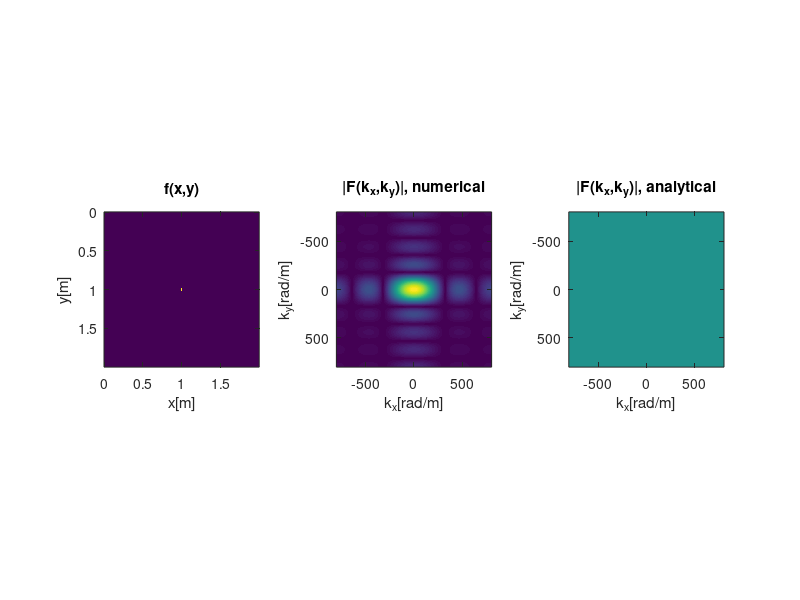

MATLAB code for this plot:
%Exercise 8.15
clear;
 
% physical size (x and y) of the calculation domain [m]
D=2;
 
% number of points in either direction
N=513;
 
% spatial sampling 'period' (cell size) in either direction [m]
dx=D/N;
dy=D/N;
 
% Position (center) and size of the rectangle (in index 'units')
% (the width and height are 2*Lxh+1 and 2*Lyh+1, respectively.
% N/2 can be 256.5 => round to interger
Cx=ceil(N/2);
Cy=ceil(N/2);
Lxh=2;
Lyh=4;
 
% width and height of the rectangle [m]
a = (1+Lxh*2)*dx;
b = (1+Lyh*2)*dy;
 
% arrays that contain the x and y coordinates of the cells
% (x and y axes).
x=(0:N-1)*dx;
y=(0:N-1)*dy;
 
% create and plot the rectangle f (left figure)
% fix from the given code: index 1 = row => y ; index 2 = column => x.
f=zeros(N,N);
f(Cy-Lyh:Cy+Lyh,Cx-Lxh:Cx+Lxh)=1;
 
colormap('default');
 
subplot(1,3,1), imagesc(x,y,abs(f));
axis image;
title('f(x,y)');
xlabel('x[m]');
ylabel('y[m]');
 
 
% spatial wave number resolutions [rad/m]:
dkx=2*pi/D;
dky=2*pi/D;
% wave number values after fftshift. use eq. 7.22 in lecture notes.
kx_s=(-floor(N/2):N-1-floor(N/2))*dkx;
ky_s=(-floor(N/2):N-1-floor(N/2))*dky;
 
%note: multiply with the spatial periods (lengths) to obtain
%      (an approximation of) the spectrum of the actual
%      'unsampled' function.
F=dx*dy*fft2(f);
Fsh=fftshift(F);
 
subplot(1,3,2), imagesc(kx_s,ky_s,abs(Fsh));
axis image;
title('|F(k_x,k_y)|, numerical');
xlabel('k_x[rad/m]');
ylabel('k_y[rad/m]');
 
% analytical result (similar to exercise 8.4 in lecture notes):
% F(kx,ky) = a*sinc(kx*a/2) * b*sinc(ky*b/2)
% MATLAB's sinc(u) = sin(pi*u)/(pi*u) => add /pi
A = (a*sinc(kx_s*a/(2*pi))) * (b*sinc(ky_s.'*b/(2*pi)));
 
subplot(1,3,3), imagesc(kx_s,ky_s,abs(A));
axis image;
title('|F(k_x,k_y)|, analytical');
xlabel('k_x[rad/m]');
ylabel('k_y[rad/m]');
